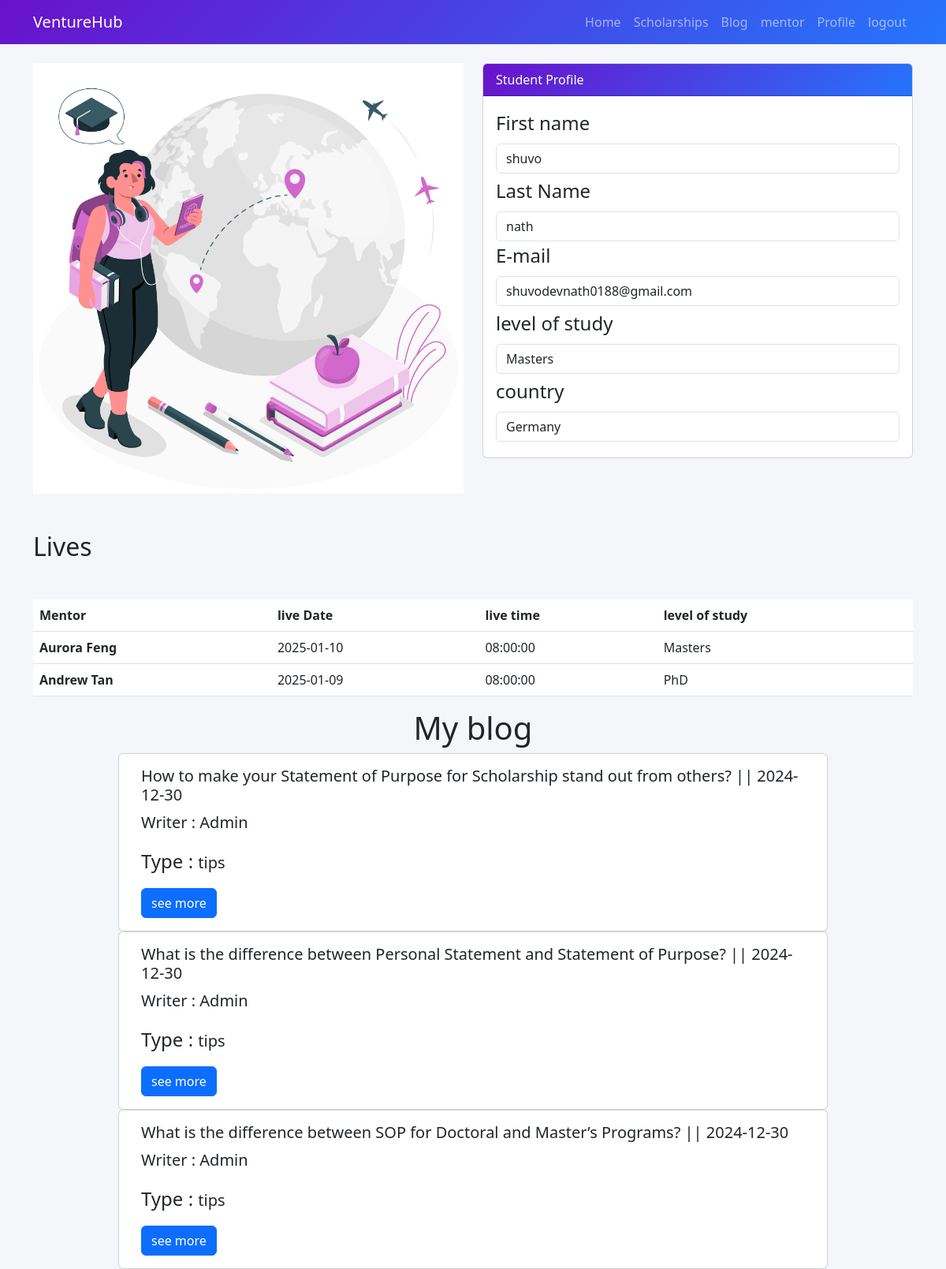
The app's page /profile.php (signed in) with its own data.
### tables this page shows
CREATE TABLE `student` (
  `id` int(255) NOT NULL,
  `first_name` varchar(255) NOT NULL,
  `last_name` varchar(255) NOT NULL,
  `email` varchar(255) NOT NULL,
  `password` varchar(50) NOT NULL
);

CREATE TABLE `studentdetails` (
  `id` int(11) NOT NULL,
  `levelOfStudy` varchar(255) DEFAULT NULL,
  `country` varchar(255) DEFAULT NULL,
  `stuId` int(11) DEFAULT NULL
);

CREATE TABLE `enrolled_class` (
  `id` int(11) NOT NULL,
  `mentorLiveId` int(11) DEFAULT NULL,
  `stu_id` int(11) DEFAULT NULL
);

CREATE TABLE `mentor` (
  `id` int(11) NOT NULL,
  `image` longblob NOT NULL,
  `name` varchar(255) NOT NULL,
  `study` varchar(255) NOT NULL,
  `university` varchar(100) NOT NULL,
  `subject` varchar(500) NOT NULL,
  `country` varchar(100) NOT NULL,
  `current_work` varchar(100) NOT NULL
);

CREATE TABLE `mentor_live` (
  `id` int(11) NOT NULL,
  `enrolled_last_date` date DEFAULT NULL,
  `live_time` time DEFAULT NULL,
  `live_Date` date DEFAULT NULL,
  `mentorId` int(11) DEFAULT NULL
);

CREATE TABLE `blog` (
  `id` int(11) NOT NULL,
  `title` varchar(500) NOT NULL,
  `description` varchar(5000) NOT NULL,
  `date` date NOT NULL DEFAULT current_timestamp(),
  `writer` varchar(255) NOT NULL,
  `type` varchar(255) NOT NULL,
  `stu_id` int(11) DEFAULT NULL
);

### db.php (called while the page is built, shortened)
<?php
class DBController
{
    private $conn;
    function __construct()
    {
        $this->conn = mysqli_connect("localhost", "root", "", "studentscholarship");
    }
    function readData($query)
    {
        $result = mysqli_query($this->conn, $query);
        while ($row = mysqli_fetch_assoc($result)) {
            $data[] = $row;
        }
        if (!empty($data)) {
            return $data;
        }
        return null;
    }
}

### profile.php (the view, shortened to what this page needs)
<!DOCTYPE html>
<html lang="en">
<head>
    <link href="https://cdn.jsdelivr.net/npm/bootstrap@5.3.0/dist/css/bootstrap.min.css" rel="stylesheet">
    <link rel="stylesheet" href="style.css">
</head>
<body>
    <?php
    include('nav.php');
    ?>
    <?php
    $user_id = $_SESSION["user_id"];
    $sql = "SELECT * FROM student WHERE id = $user_id";
    $user = $db->readData($sql);
    $sql = "SELECT `levelOfStudy`, `country` FROM `studentdetails` WHERE `stuId` = $user_id";
    $userDetails = $db->readData($sql);
    ?>
    <div id="profile" class="container mt-4 section">
        <div class="row">
            <div class="col-md-6">
                <img src="images/19835157_6182682.jpg" class="img-fluid" alt="...">
            </div>
            <div class="col-md-6">
                <div class="card">
                    <div class="card-header custom-bg">
                        Student Profile
                    </div>
                    <div class="card-body">
                        <div class="form-group">
                            <label class="form-label">First name</label>
                            <input type="text" class="form-control mb-1" value="<?php echo $user[0]['first_name']; ?>">
                        </div>
                        <div class="form-group">
                            <label class="form-label">Last Name</label>
                            <input type="text" class="form-control" value="<?php echo $user[0]['last_name']; ?>">
                        </div>
                        <div class="form-group">
                            <label class="form-label">E-mail</label>
                            <input type="text" class="form-control mb-1" value="<?php echo $user[0]['email']; ?>">
                        </div>
                        <div class="form-group">
                            <label class="form-label">level of study</label>
                            <input type="text" class="form-control mb-1" value="<?php echo $userDetails[0]['levelOfStudy']; ?>">
                        </div>
                        <div class="form-group">
                            <label class="form-label">country</label>
                            <input type="text" class="form-control mb-1" value="<?php echo $userDetails[0]['country']; ?>">
                        </div>
                    </div>
                </div>
            </div>
        </div>
        <h2 class="mt-5">Lives</h2>
        <?php
        $sql = "SELECT * FROM `enrolled_class` WHERE stu_id = $user_id";
        $enrollClasses = $db->readData($sql);
        if (!empty($enrollClasses)) {
        ?>
            <table class="table mt-5">
                <thead>
                    <tr>
                        <th scope="col">Mentor</th>
                        <th scope="col">live Date</th>
                        <th scope="col">live time</th>
                        <th scope="col">level of study</th>
                    </tr>
                </thead>
                <tbody>
                    <?php
                    foreach ($enrollClasses as $k => $v) {
                        $mentorLiveId = $enrollClasses[$k]['mentorLiveId'];
                        $sql = "SELECT * FROM `mentor_live` WHERE id = $mentorLiveId";
                        $mentorLive = $db->readData($sql);
                        $mentorId = $mentorLive[0]['mentorId'];
                        $sql = "SELECT * FROM `mentor` WHERE id = $mentorId";
                        $mentor = $db->readData($sql);
                    ?>
                        <tr>
                            <th scope="row"><?php echo $mentor[0]['name']; ?></th>
                            <td><?php echo $mentorLive[0]['live_Date']; ?></td>
                            <td><?php echo $mentorLive[0]['live_time']; ?></td>
                            <td><?php echo $mentor[0]['study']; ?></td>
                        </tr>
                    <?php
                    }
                    ?>
                </tbody>
            </table>
        <?php
        }
        ?>
    </div>
    <?php
    $sql = "SELECT * FROM blog WHERE stu_id = $user_id";
    $blogs = $db->readData($sql);
    if (!empty($blogs)) {
    ?>
        <h1 style="text-align: center;">My blog</h1>
        <?php
        foreach ($blogs as $k => $v) {
        ?>
            <div class="container card w-75">
                <div class="card-body">
                    <h5 class="card-title"><?php echo $blogs[$k]['title'] . " || " . $blogs[$k]['date'] ?></h5>
                    <p class="card-text">Writer : <?php echo $blogs[$k]['writer'] ?></p>
                    <p class="card-text"><span class="fs-4">Type : </span><?php echo $blogs[$k]['type'] ?></p>
                    <a href="blogDetails.php?blog_id=<?php echo $blogs[$k]['id'] ?>" class="btn btn-primary">see more</a>
                </div>
            </div>
    <?php
        }
    }
    ?>
</body>
</html>

### nav.php (shortened to what this page needs)
<?php
require_once "db.php";
$db = new DBController();
?>
<!DOCTYPE html>
<html lang="en">
<head>
    <link href="https://cdn.jsdelivr.net/npm/bootstrap@5.3.0/dist/css/bootstrap.min.css" rel="stylesheet">
    <link rel="stylesheet" href="style.css">
</head>
<body>
    <nav class="navbar navbar-expand-lg navbar-dark custom-bg">
        <div class="container">
            <a class="navbar-brand" href="index.php">VentureHub</a>
            <div class="collapse navbar-collapse" id="navbarNav">
                <ul class="navbar-nav ms-auto">
                    <li class="nav-item">
                        <a class="nav-link" href="index.php">Home</a>
                    </li>
                    <li class="nav-item">
                        <a class="nav-link" href="scholarships.php">Scholarships</a>
                    </li>
                    <li class="nav-item">
                        <a class="nav-link" href="blogs.php">Blog</a>
                    </li>
                    <li class="nav-item">
                        <a class="nav-link" href="mentor.php">mentor</a>
                    </li>
                    <li class="nav-item">
                        <a class="nav-link" href="profile.php">Profile</a>
                    </li>
                    <li class="nav-item">
                        <?php
                        if (isset($_SESSION["user_id"])) {
                        ?>
                            <a class="nav-link" href="login.php">logout</a>
                        <?php
                        } else {
                        ?>
                            <a class="nav-link" href="login.php">login</a>
                        <?php
                        }
                        ?>
                    </li>
                </ul>
            </div>
        </div>
    </nav>
</body>
</html>

### style.css (style rules this page uses)
* { margin: 0; padding: 0px; }
body { background-color: #f4f6f9; }
.custom-bg { background: linear-gradient(135deg, #6a11cb 0%, #2575fc 100%); color: white; }
p { font-size: 20px; }
label { font-size: 24px; }
input { font-size: 18px; }

### records on screen
student: first_name "shuvo", last_name "nath", email "shuvodevnath0188@gmail.com"
studentdetails: levelOfStudy "Masters", country "Germany"
enrolled_class: mentor.name "Aurora Feng", mentorLiveId.live_Date "2025-01-10", mentorLiveId.live_time "08:00:00", mentor.study "Masters"
enrolled_class: mentor.name "Andrew Tan", mentorLiveId.live_Date "2025-01-09", mentorLiveId.live_time "08:00:00", mentor.study "PhD"
blog: title "How to make your Statement of Purpose for Scholarship stand out from others?", date "2024-12-30", writer "Admin", type "tips"
blog: title "What is the difference between Personal Statement and Statement of Purpose?", date "2024-12-30", writer "Admin", type "tips"
blog: title "What is the difference between SOP for Doctoral and Master’s Programs?", date "2024-12-30", writer "Admin", type "tips"
